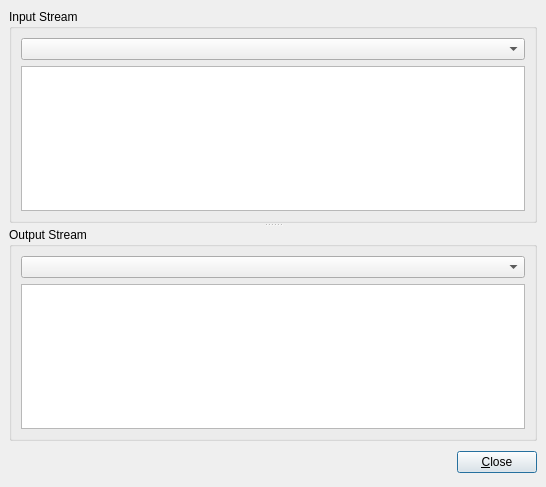
<ui version="4.0" >
 <class>ServiceResultDialog</class>
 <widget class="QDialog" name="ServiceResultDialog" >
  <property name="geometry" >
   <rect>
    <x>0</x>
    <y>0</y>
    <width>546</width>
    <height>487</height>
   </rect>
  </property>
  <property name="windowTitle" >
   <string>Result</string>
  </property>
  <layout class="QVBoxLayout" >
   <property name="spacing" >
    <number>6</number>
   </property>
   <property name="leftMargin" >
    <number>9</number>
   </property>
   <property name="topMargin" >
    <number>9</number>
   </property>
   <property name="rightMargin" >
    <number>9</number>
   </property>
   <property name="bottomMargin" >
    <number>9</number>
   </property>
   <item>
    <widget class="QSplitter" name="splitter" >
     <property name="orientation" >
      <enum>Qt::Vertical</enum>
     </property>
     <widget class="QGroupBox" name="groupBox" >
      <property name="title" >
       <string>Input Stream</string>
      </property>
      <layout class="QGridLayout" >
       <property name="leftMargin" >
        <number>9</number>
       </property>
       <property name="topMargin" >
        <number>9</number>
       </property>
       <property name="rightMargin" >
        <number>9</number>
       </property>
       <property name="bottomMargin" >
        <number>9</number>
       </property>
       <property name="horizontalSpacing" >
        <number>6</number>
       </property>
       <property name="verticalSpacing" >
        <number>6</number>
       </property>
       <item row="1" column="0" >
        <widget class="QTextEdit" name="m_inputStreamTextEdit" >
         <property name="whatsThis" >
          <string>&lt;html>&lt;head>&lt;meta name="qrichtext" content="1" />&lt;style type="text/css">
p, li { white-space: pre-wrap; }
&lt;/style>&lt;/head>&lt;body style=" font-family:'Sans Serif'; font-size:9pt; font-weight:400; font-style:normal;">
&lt;p style=" margin-top:0px; margin-bottom:0px; margin-left:0px; margin-right:0px; -qt-block-indent:0; text-indent:0px;">Content of the selected input parameter&lt;/p>&lt;/body>&lt;/html></string>
         </property>
         <property name="readOnly" >
          <bool>true</bool>
         </property>
        </widget>
       </item>
       <item row="0" column="0" >
        <widget class="QComboBox" name="m_inputComboBox" >
         <property name="whatsThis" >
          <string>&lt;html>&lt;head>&lt;meta name="qrichtext" content="1" />&lt;style type="text/css">
p, li { white-space: pre-wrap; }
&lt;/style>&lt;/head>&lt;body style=" font-family:'Sans Serif'; font-size:9pt; font-weight:400; font-style:normal;">
&lt;p style=" margin-top:0px; margin-bottom:0px; margin-left:0px; margin-right:0px; -qt-block-indent:0; text-indent:0px;">The list of the input parameter send to the &lt;span style=" font-style:italic;">web service&lt;/span>.&lt;/p>&lt;/body>&lt;/html></string>
         </property>
        </widget>
       </item>
      </layout>
     </widget>
     <widget class="QGroupBox" name="groupBox_2" >
      <property name="title" >
       <string>Output Stream</string>
      </property>
      <layout class="QGridLayout" >
       <property name="leftMargin" >
        <number>9</number>
       </property>
       <property name="topMargin" >
        <number>9</number>
       </property>
       <property name="rightMargin" >
        <number>9</number>
       </property>
       <property name="bottomMargin" >
        <number>9</number>
       </property>
       <property name="horizontalSpacing" >
        <number>6</number>
       </property>
       <property name="verticalSpacing" >
        <number>6</number>
       </property>
       <item row="1" column="0" >
        <widget class="QTextEdit" name="m_outputStreamTextEdit" >
         <property name="whatsThis" >
          <string>&lt;html>&lt;head>&lt;meta name="qrichtext" content="1" />&lt;style type="text/css">
p, li { white-space: pre-wrap; }
&lt;/style>&lt;/head>&lt;body style=" font-family:'Sans Serif'; font-size:9pt; font-weight:400; font-style:normal;">
&lt;p style=" margin-top:0px; margin-bottom:0px; margin-left:0px; margin-right:0px; -qt-block-indent:0; text-indent:0px;">Content of the selected result of the &lt;span style=" font-style:italic;">web service&lt;/span>.&lt;/p>&lt;/body>&lt;/html></string>
         </property>
         <property name="readOnly" >
          <bool>true</bool>
         </property>
        </widget>
       </item>
       <item row="0" column="0" >
        <widget class="QComboBox" name="m_outputComboBox" >
         <property name="whatsThis" >
          <string>&lt;html>&lt;head>&lt;meta name="qrichtext" content="1" />&lt;style type="text/css">
p, li { white-space: pre-wrap; }
&lt;/style>&lt;/head>&lt;body style=" font-family:'Sans Serif'; font-size:9pt; font-weight:400; font-style:normal;">
&lt;p style=" margin-top:0px; margin-bottom:0px; margin-left:0px; margin-right:0px; -qt-block-indent:0; text-indent:0px;">List of result returned by the &lt;span style=" font-style:italic;">web services&lt;/span>.&lt;/p>&lt;/body>&lt;/html></string>
         </property>
        </widget>
       </item>
      </layout>
     </widget>
    </widget>
   </item>
   <item>
    <layout class="QHBoxLayout" >
     <property name="spacing" >
      <number>6</number>
     </property>
     <property name="leftMargin" >
      <number>0</number>
     </property>
     <property name="topMargin" >
      <number>0</number>
     </property>
     <property name="rightMargin" >
      <number>0</number>
     </property>
     <property name="bottomMargin" >
      <number>0</number>
     </property>
     <item>
      <spacer>
       <property name="orientation" >
        <enum>Qt::Horizontal</enum>
       </property>
       <property name="sizeHint" >
        <size>
         <width>131</width>
         <height>31</height>
        </size>
       </property>
      </spacer>
     </item>
     <item>
      <widget class="QPushButton" name="okButton" >
       <property name="text" >
        <string>&amp;Close</string>
       </property>
       <property name="icon" >
        <iconset resource="../application.qrc" >:/images/button_ok.png</iconset>
       </property>
      </widget>
     </item>
    </layout>
   </item>
  </layout>
 </widget>
 <resources>
  <include location="../application.qrc" />
 </resources>
 <connections>
  <connection>
   <sender>okButton</sender>
   <signal>clicked()</signal>
   <receiver>ServiceResultDialog</receiver>
   <slot>accept()</slot>
   <hints>
    <hint type="sourcelabel" >
     <x>278</x>
     <y>253</y>
    </hint>
    <hint type="destinationlabel" >
     <x>96</x>
     <y>254</y>
    </hint>
   </hints>
  </connection>
 </connections>
</ui>
